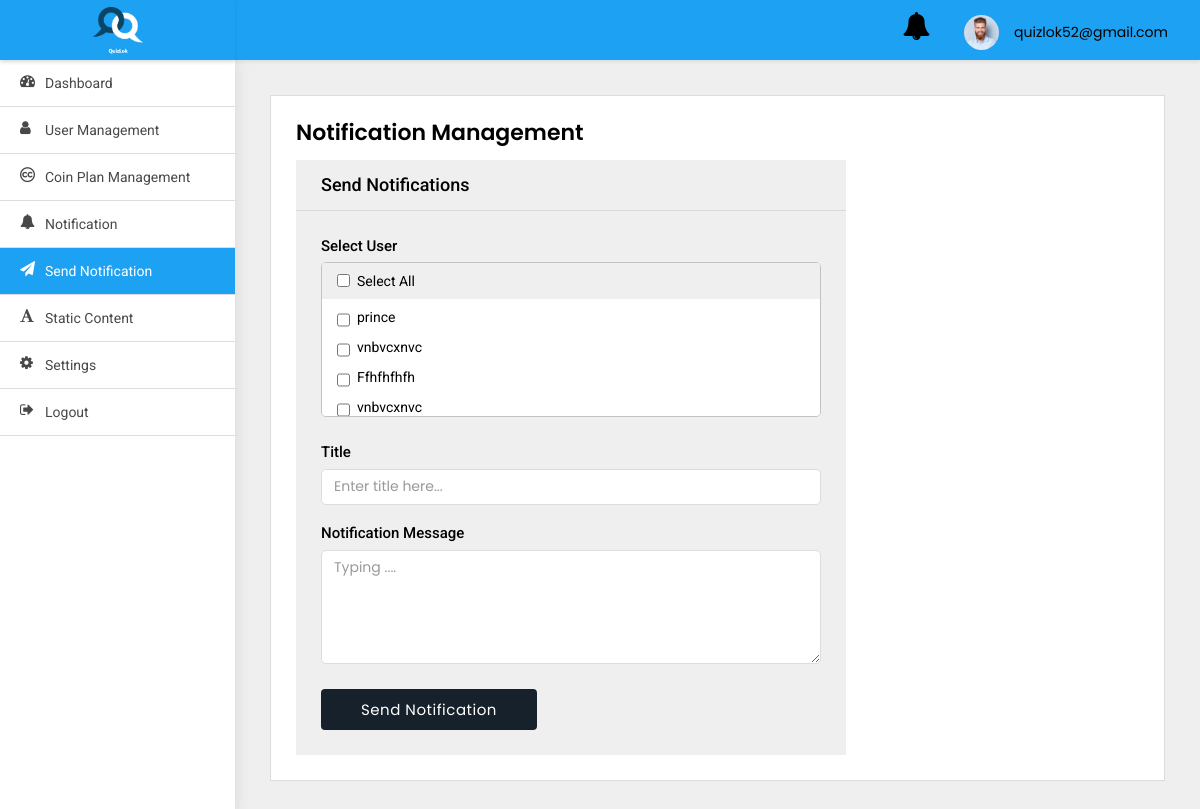
Before: /adminpanel/send-notification/ (signed in) with the older database file.
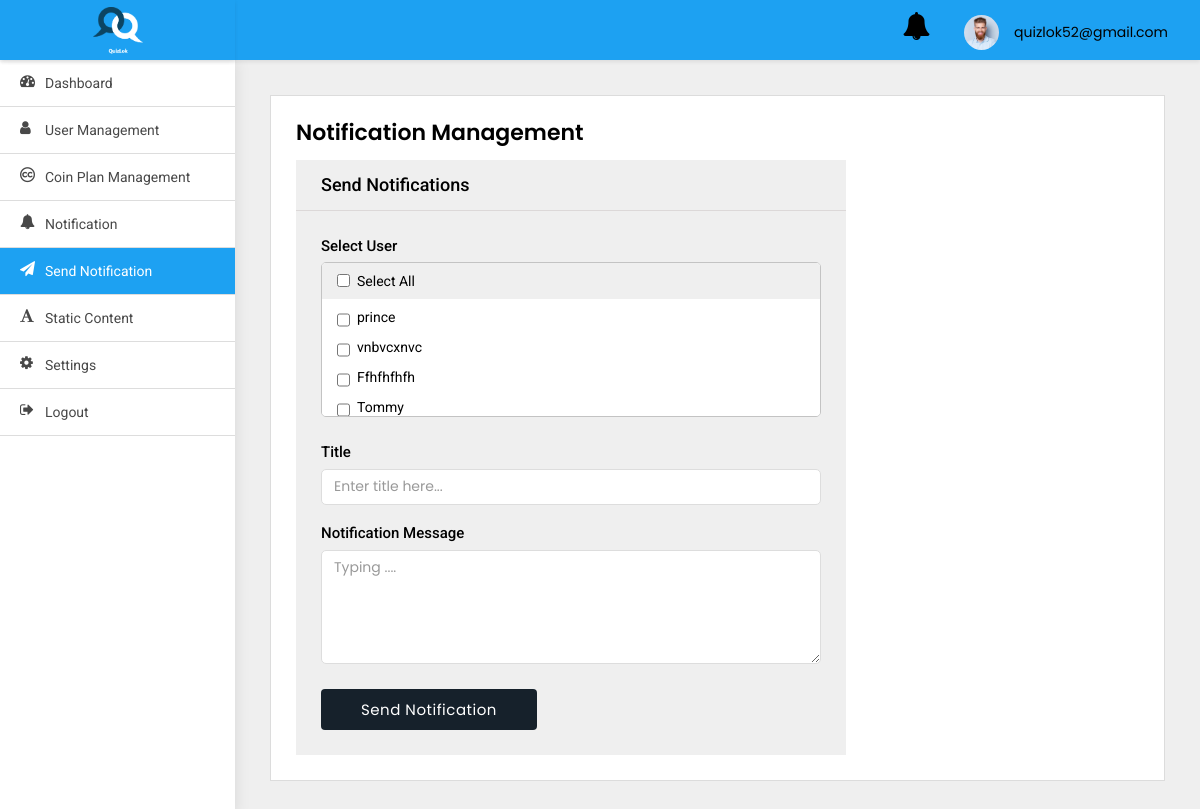
After: the same page with the newer database file.
### src/models.py (models this page shows)
class AppUser(models.Model):
    username = models.CharField(default='first name', max_length=100)
    country_code = models.CharField(default='+91', max_length=10)
    phone_number = models.CharField(default='', max_length=13)
    password = models.CharField(default='123456', max_length=100)
    profile_pic = models.ImageField(default='default_profile.png', null=True, blank=True)
    device_token = models.CharField(default='', max_length=2000)
    created_at = models.DateTimeField(auto_now_add=True)

### adminpanel/views.py (the view, shortened to what this page needs)
# urls.py: path('send-notification/', SendNotification.as_view(),
class SendNotification(LoginRequiredMixin, View):
    model = UserNotification
    form_class = UserNotificationForm
    login_url = 'adminpanel:login'
    def get(self, request, *args, **kwargs):
        users = AppUser.objects.all()
        context = {
            "users": users
        }
        return render(self.request, 'send-notification.html', context)

### adminpanel/templates/send-notification.html (shortened to what this page needs)
{% extends 'base.html' %}
{% block body %}
<div class="WrapperArea">
    <div class="WrapperBox">
        <div class="Small-Wrapper">
            <h4 class="Title">Notification Management</h4>
            <div class="NotificationArea">
                <div class="NotificationForm">
                    <h4>Send Notifications</h4>
                    <form method="post">
                        <div class="form-group">
                            <label>Select User</label>
                            <ul class="Multiple" id="table">
                                <li><label><input type="checkbox" id="selectAll" class="main">Select All</label></li>
                                {% for user in users %}
                                <li><label><input class="checkbox" type="checkbox" name="to" id="checkbox"
                                                  value="{{user.id}}">{{user.username}}</label>
                                </li>
                                {% endfor %}
                            </ul>
                        </div>
                        <div class="form-group">
                            <label>Title</label>
                            <input type="text" class="form-control desc" id="title" name="title" placeholder="Enter title here...">
                            <br>
                            <label>Notification Message</label>
                            <textarea rows="5" class="form-control desc" placeholder="Typing ...."
                                      id="message" name="body"></textarea>
                        </div>
                        <button id="send" class="btn btn-info" onclick="bulkNotification()"><span id="send_btn">Send Notification</span>
                        </button>
                    </form>
                </div>
            </div>
        </div>
    </div>
</div>
{% endblock body %}

Changed rows visible on the page:
removed AppUser: username "vnbvcxnvc"
added AppUser: username "Tommy"
